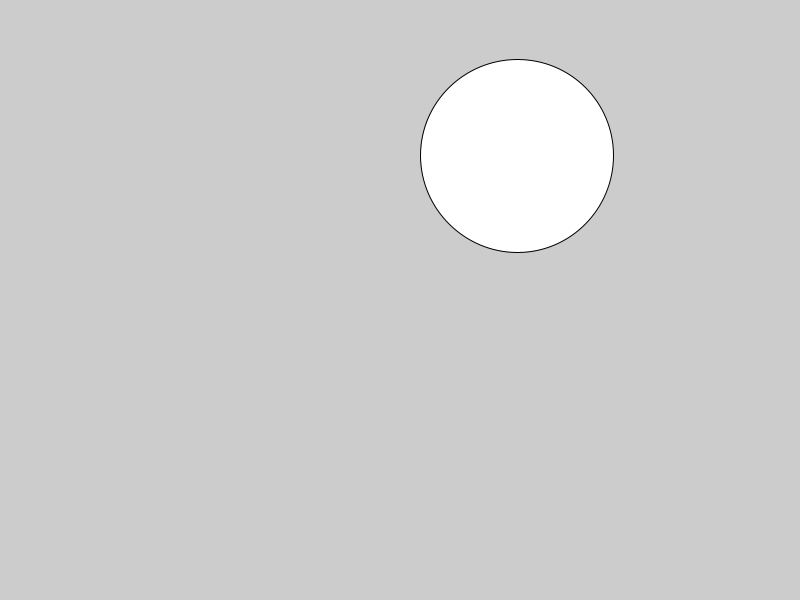
Frame 1 (no input)
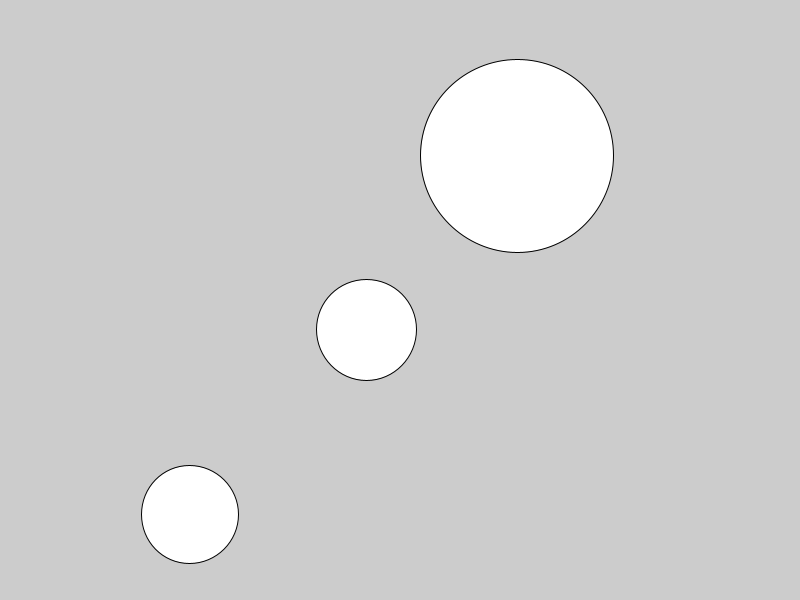
Frame 60 (the mouse pressed at the canvas centre just before this capture)
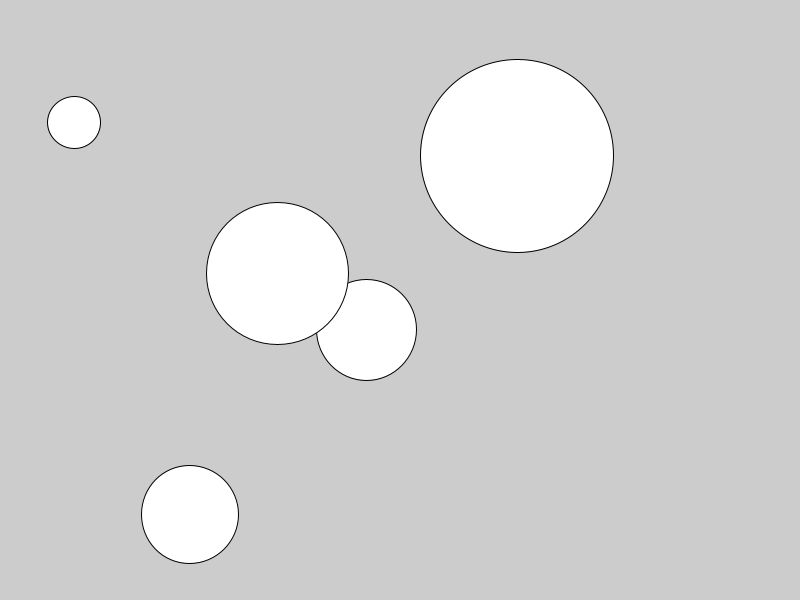
Frame 120 (the mouse held since frame 60 and released just before this capture)

The Processing sketch that drew these frames (run headless with seeded random() and noise(); from frame 60 on, the mouse is pressed at the canvas centre):

// Processing sketch: simpleTimer
// ── simpleTimer.pde
int lastDrawnTime = -99999;
int drawEvery = 500;


void setup(){
  //fullScreen();
  size(800, 600);
}

void draw(){
  if(millis() - lastDrawnTime >= drawEvery){
    circle(random(width), random(height), random(50, 200));
    lastDrawnTime = millis();
  }
}
